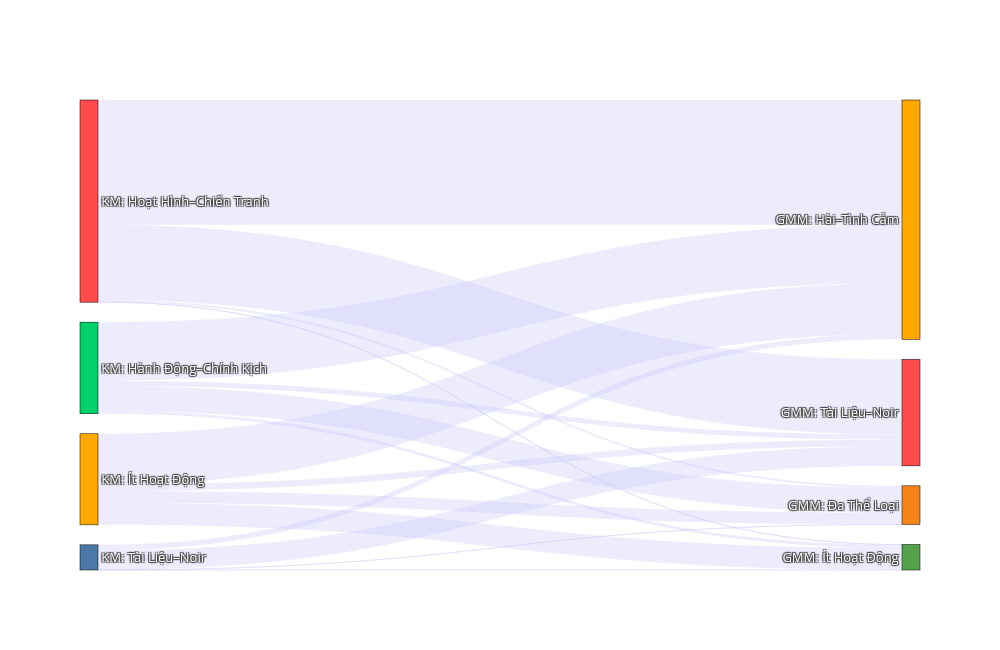

Notebook cell for this chart:
### Code cell
# FIX BUG 6: So sánh cũ dùng tribe_name == gmm_tribe_name
# → Không có nghĩa: 2 cluster khác nhau có thể cùng tên nhưng là cluster khác
# Fix: Sankey vẫn dùng tên để hiển thị (cố ý), nhưng agreement rate tính theo cluster_id
# sau Hungarian matching (hoặc đơn giản là mode mapping)

from scipy.optimize import linear_sum_assignment

# Tạo confusion matrix KMeans cluster vs GMM cluster
conf = pd.crosstab(df_clean["cluster_id"], df_clean["gmm_cluster"])
# Hungarian matching để tìm best alignment
row_ind, col_ind = linear_sum_assignment(-conf.values)
km_to_gmm = {conf.index[r]: conf.columns[c] for r, c in zip(row_ind, col_ind)}

matched = sum(1 for _, row in df_clean.iterrows()
              if km_to_gmm.get(row["cluster_id"]) == row["gmm_cluster"])
# Dùng vectorized thay vì iterrows (nhanh hơn nhiều)
df_clean["gmm_aligned"] = df_clean["cluster_id"].map(km_to_gmm)
same_group = int((df_clean["gmm_aligned"] == df_clean["gmm_cluster"]).sum())
diff_group = len(df_clean) - same_group

print(f"Hungarian-aligned agreement : {same_group:,} / {len(df_clean):,} ({same_group/len(df_clean)*100:.1f}%)")
print(f"Changed group               : {diff_group:,} ({diff_group/len(df_clean)*100:.1f}%)")
print(f"KMeans→GMM cluster mapping  : {km_to_gmm}")

# Sankey diagram
kmeans_nodes = [f"KM: {tribe_names[k]}"      for k in sorted(tribe_names)]
gmm_nodes    = [f"GMM: {gmm_tribe_names[k]}" for k in sorted(gmm_tribe_names)]
all_nodes    = kmeans_nodes + gmm_nodes
node_dict    = {n: i for i, n in enumerate(all_nodes)}

source, target, value = [], [], []
flow_counts = df_clean.groupby(["tribe_name", "gmm_tribe_name"]).size().reset_index(name="count")

for _, row in flow_counts.iterrows():
    km_node  = f"KM: {row['tribe_name']}"
    gmm_node = f"GMM: {row['gmm_tribe_name']}"
    if km_node in node_dict and gmm_node in node_dict:
        source.append(node_dict[km_node])
        target.append(node_dict[gmm_node])
        value.append(int(row["count"]))

node_colors = (["#FF4B4B","#FFA800","#00D26A","#4C78A8","#F58518","#54A24B"] * 3)[:len(all_nodes)]

fig_sankey = go.Figure(data=[go.Sankey(
    node=dict(pad=20, thickness=18,
              line=dict(color="black", width=0.5),
              label=all_nodes,
              color=node_colors),
    link=dict(source=source, target=target, value=value,
              color="rgba(200,200,250,0.35)"),
)])

fig_sankey.update_layout(
    title_text=f"Sankey: Dòng chảy K-Means → GMM (agreement={same_group/len(df_clean)*100:.1f}%)",
    font=dict(size=13, color="white"),
    template="plotly_dark",
    width=1000, height=650,
    paper_bgcolor="rgba(0,0,0,0)",
)
fig_sankey.write_html(os.path.join(FIGURES_OUT, "sankey_kmeans_vs_gmm.html"))
fig_sankey.show()
print("Saved: sankey_kmeans_vs_gmm.html")

### Figure 1 — Plotly figure (JSON) as saved in the notebook; plotly's stock layout.template omitted (floating-point values rounded to 4 significant figures)
{"data": [{"link": {"color": "rgba(200,200,250,0.35)", "source": [0, 0, 0, 0, 2, 2, 2, 2, 3, 3, 3, 3, 1, 1, 1, 1], "target": [7, 6, 5, 4, 7, 6, 5, 4, 7, 6, 5, 4, 7, 6, 5, 4], "value": [98126, 59126, 194, 1528, 45968, 4043, 2445, 19567, 4235, 15482, 10, 50, 39871, 5097, 17431, 9224]}, "node": {"color": ["#FF4B4B", "#FFA800", "#00D26A", "#4C78A8", "#F58518", "#54A24B", "#FF4B4B", "#FFA800"], "label": ["KM: Hoạt Hình–Chiến Tranh", "KM: Ít Hoạt Động", "KM: Hành Động–Chính Kịch", "KM: Tài Liệu–Noir", "GMM: Đa Thể Loại", "GMM: Ít Hoạt Động", "GMM: Tài Liệu–Noir", "GMM: Hài–Tình Cảm"], "line": {"color": "black", "width": 0.5}, "pad": 20, "thickness": 18}, "type": "sankey"}], "layout": {"font": {"color": "white", "size": 13}, "height": 650, "paper_bgcolor": "rgba(0,0,0,0)", "title": {"text": "Sankey: Dòng chảy K-Means → GMM (agreement=46.7%)"}, "width": 1000}}
